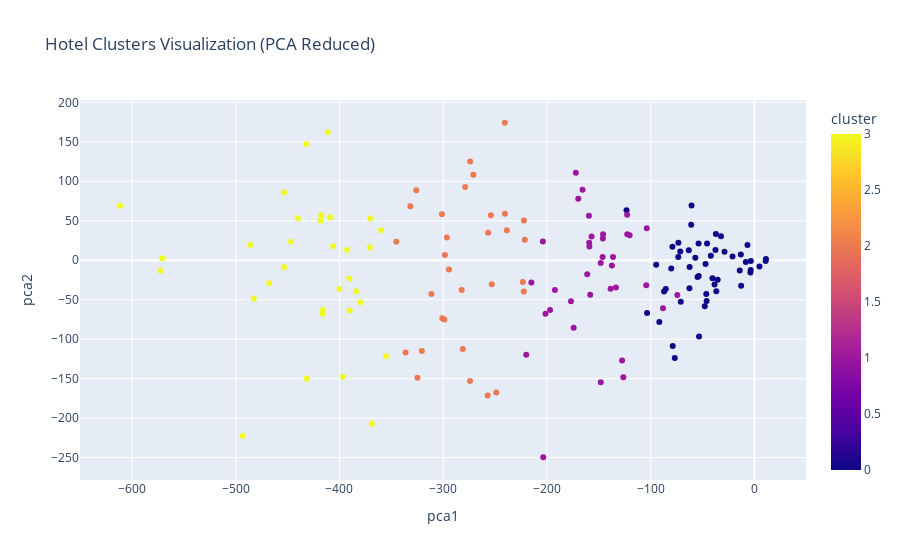

Notebook source saved alongside this figure:
### Code cell
import plotly.express as px

fig = px.scatter(
    pandas_df,
    x="pca1",
    y="pca2",
    color="cluster",
    hover_data=["Hotel Name"],
    title="Hotel Clusters Visualization (PCA Reduced)"
)
fig.show()

### Figure 1 — Plotly figure (JSON) as saved in the notebook; plotly's stock layout.template omitted (floating-point values rounded to 4 significant figures; data arrays with more than 128 entries replaced by an {"elided": "..."} marker saying what was removed)
{"data": [{"customdata": {"elided": "149x1 str values"}, "hovertemplate": "pca1=%{x}<br>pca2=%{y}<br>Hotel Name=%{customdata[0]}<br>cluster=%{marker.color}<extra></extra>", "legendgroup": "", "marker": {"color": {"elided": "149 int values"}, "coloraxis": "coloraxis", "symbol": "circle"}, "mode": "markers", "name": "", "orientation": "v", "showlegend": false, "type": "scatter", "x": {"elided": "149 float values"}, "xaxis": "x", "y": {"elided": "149 float values"}, "yaxis": "y"}], "layout": {"coloraxis": {"colorbar": {"title": {"text": "cluster"}}, "colorscale": [[0, "#0d0887"], [0.1111, "#46039f"], [0.2222, "#7201a8"], [0.3333, "#9c179e"], [0.4444, "#bd3786"], [0.5556, "#d8576b"], [0.6667, "#ed7953"], [0.7778, "#fb9f3a"], [0.8889, "#fdca26"], [1, "#f0f921"]]}, "legend": {"tracegroupgap": 0}, "title": {"text": "Hotel Clusters Visualization (PCA Reduced)"}, "xaxis": {"anchor": "y", "domain": [0, 1], "title": {"text": "pca1"}}, "yaxis": {"anchor": "x", "domain": [0, 1], "title": {"text": "pca2"}}}}
